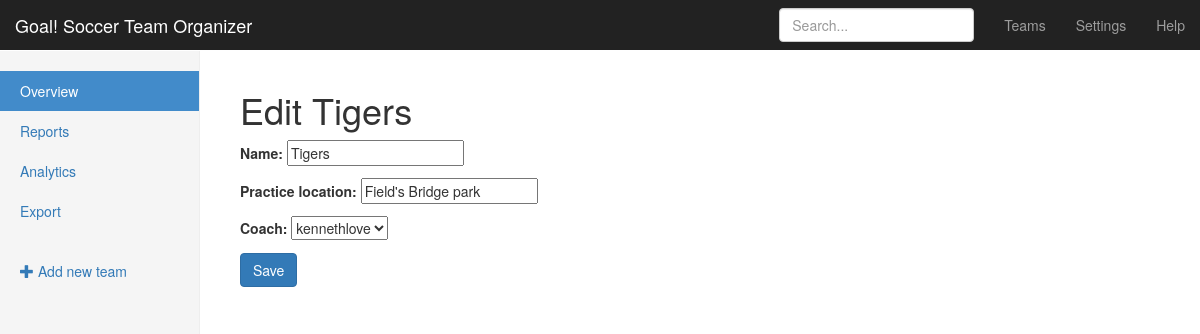
Before: /teams/edit/1/ with the older database file.
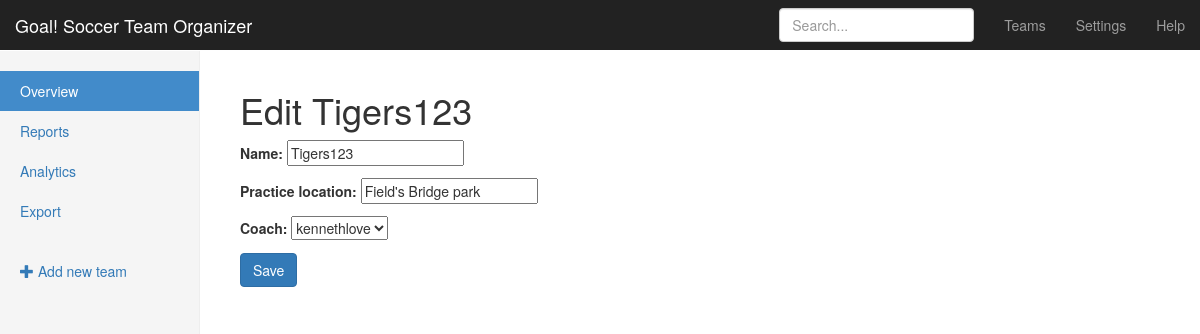
After: the same page with the newer database file.
### teams/models.py (models this page shows, shortened)
class Team(models.Model):
    name = models.CharField(max_length=255)
    coach = models.ForeignKey(User, related_name='teams')
    practice_location = models.CharField(max_length=255)

### teams/views.py (the view)
# urls.py: url(r'^edit/(?P<pk>\d+)/$', views.TeamUpdateView.as_view(), name='update'),
class TeamUpdateView(UpdateView):
    fields = ("name", "practice_location", "coach")
    model = models.Team

### teams/templates/teams/team_form.html (shortened to what this page needs)
{% extends "teams/_layout.html" %}
{% block body_content %}
    <h1>
        {% if not form.instance.pk %}
            Create Team
        {% else %}
            Edit {{ form.instance.name }}
        {% endif %}
    </h1>
    <form method="POST">
        {{ form.as_p }}
        <input type="submit" class="btn btn-primary" value="Save">
    </form>
{% endblock %}

Changed rows visible on the page:
changed Team "Field's Bridge park": instance.name "Tigers" → "Tigers123"; name "Tigers" → "Tigers123"
